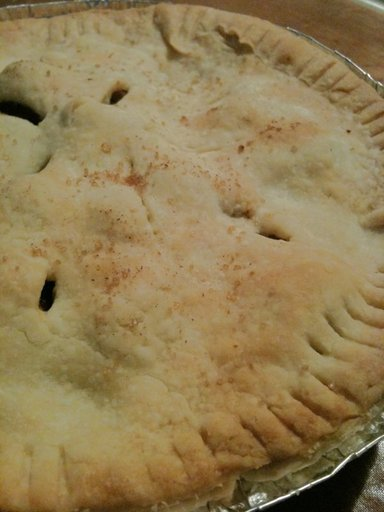
#> input picture images/apple_pie/101251.jpg, 384 x 512 px, found by its file name; its folder holds only this picture in this run
$ jupyter execute --allow-errors youtube_part2.ipynb
#> lines starting #> are read from the running program, lines starting #| are printed output that depends on the picture
[cell 1]
#https://www.youtube.com/watch?v=j-3vuBynnOE&list=PLvbc8GGAy87LYN-2UWTJKDms1NlJYrYBL&index=3
import numpy as np
import matplotlib.pyplot as plt
import os #for file path
#import cv2 #for image operations
from PIL import Image

[cell 2]
DATADIR="input-test/images"
CATEGORIES = ["apple_pie","chicken_curry","churros","macarons","tiramisu"]

[cell 3]
for category in CATEGORIES:
    path = os.path.join(DATADIR, category) #input-test/imaages/apple_pie
    for img in os.listdir(path): #going through each image in the category folder
       # imag_array = cv2.imread(os.path.join(path,img),cv2.IMREAD_GRAYSCALE)

        path2 = path + '/' + img

        img = Image.open(path2)
#> img is the input picture: PIL image 384x512 RGB; mean R, G, B 145.4, 125.2, 82.9


        #plt.imshow(imag_array,cmap= 'gray')
        # Opens a image in RGB mode
        im = img

        # Size of the image in pixels (size of orginal image)
        # (This is not mandatory)
        width, height = im.size
#> width = 384; height = 512

        # Setting the points for cropped image
        left = 4
        top = height / 5
#> top = 102.4
        right = 154
        bottom = 3 * height / 5
#> bottom = 307.2

        # Cropped image of above dimension
        # (It will not change orginal image)
        #im1 = im.crop((left, top, right, bottom))
        newsize = (64, 64)
        im1 = im.resize(newsize)
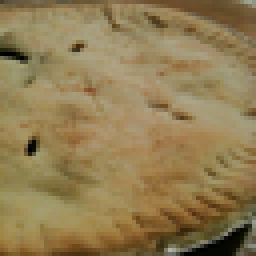
#> im1: PIL image 64x64 RGB (shown 4 times larger); mean R, G, B 145.4, 125.2, 82.9

        imag_array = np.array(im1)
        print(img)
#| <PIL.JpegImagePlugin.JpegImageFile image mode=RGB size=384x512 at 0x7F2185044ED0>
        print(imag_array.shape)
#| (64, 64, 3)

        break
    break

[cell 4]
print(imag_array)
#> (printed output is left out)

[cell 5]
training_data=[]

def create_training_data():
    for category in CATEGORIES:
        path = os.path.join(DATADIR, category) #input-test/images/apple_pie
        class_num=CATEGORIES.index(category)

        for img in os.listdir(path): #going through each image in the category folder
            try:
                #path = path + '/' + img

                #imag_array = cv2.imread(os.path.join(path,img),cv2.IMREAD_GRAYSCALE)

                path = path + '/' + img

                img = Image.open(path2)

                #plt.imshow(imag_array,cmap= 'gray')
                # Opens a image in RGB mode
                im = img

                # Size of the image in pixels (size of orginal image)
                # (This is not mandatory)
                width, height = im.size
#> width = 384; height = 512

                # Setting the points for cropped image
                left = 4
                top = height / 5
#> top = 102.4
                right = 154
                bottom = 3 * height / 5
#> bottom = 307.2

                # Cropped image of above dimension
                # (It will not change orginal image)
                im1 = im.crop((left, top, right, bottom))
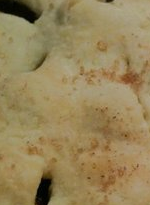
#> im1: PIL image 150x205 RGB; mean R, G, B 151, 132.2, 89.5
                newsize = (64, 64)
                im1 = im1.resize(newsize)
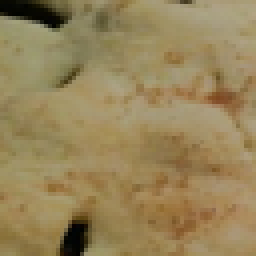
#> im1: PIL image 64x64 RGB (shown 4 times larger); mean R, G, B 151, 132.2, 89.5

                imag_array = np.array(im1)

                training_data.append([imag_array,class_num])
            except Exception as e:
                pass

#> (the rest of this cell did not finish here and is left out)

#> (a cell that did not finish here is left out)

[cell 7]
im.show()

[cell 8]
print(len(training_data))
#| 2

[cell 9]
#shuffle the data so it doesn't only learn one thing at a time and swtich minds
import random

random.shuffle(training_data)

[cell 10]
#1st image 64x64 array,
training_data[0]

[cell 11]
X = []
y = []

[cell 12]
for features, label in training_data:
    X.append(features)
    y.append(label)
#> this loop made 2 passes
#> label on passes 1 to 2: 0, 1
#> after the loop, X = 2 items; y = [0, 1]

#1 is for the grey scale, if change to 3 will be for color images
#> (the rest of this cell did not finish here and is left out)
